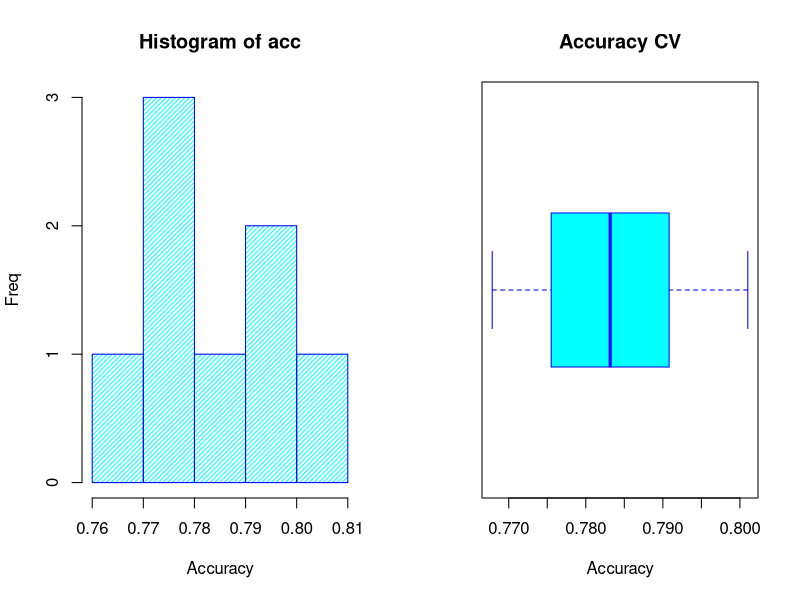
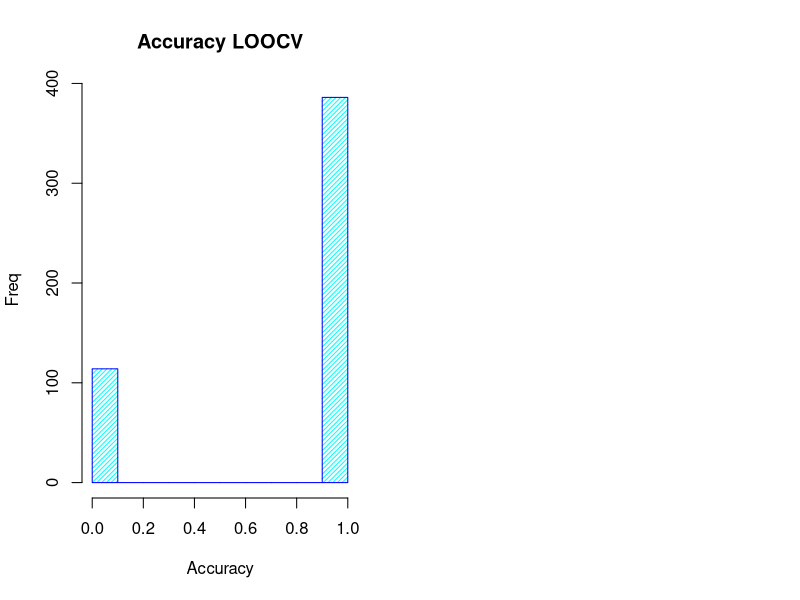

Generate these figures, in order, with R:
### Note: the data in PimaIndiansDiabetes changes each time it is run, so numbers in the comments may not be correct. ###
library(mlbench)
data(PimaIndiansDiabetes)
data<-data.frame(PimaIndiansDiabetes)
final<-data[sample(nrow(data), 500), ]

final$diabetes<-final$diabetes == "pos" 
# want the columns to be numeric
final$pregnant<-as.numeric(final$pregnant)
final$glucose<-as.numeric(final$glucose)
final$pressure<-as.numeric(final$pressure)
final$triceps<-as.numeric(final$triceps)
final$insulin<-as.numeric(final$insulin)
final$mass<-as.numeric(final$mass)
final$pedigree<-as.numeric(final$pedigree)
final$age<-as.numeric(final$age)


log_m<-glm(diabetes~.,family=binomial(logit),data=final)
summary(log_m)
#Based on summary of log_m model, the covariates pregnant, glucose,
#mass, and pedigree are significant at alpha = 0.05 as their
#p-value is less than the 0.05 alpha value with glucose with the lowest p-value.
#Thus, they are significant for odds of diabetes at alpha = 0.05.

exp(log_m$coefficients) #e^(Beta) = ODDS
#Pregnant covariate: For 1 unit increase in the pregnant covariate
#the odds of being diabetic increases by 1.1065.
#Pressure covariate: For 1 unit increase in the glucose covariate
#the odds of being diabetic increases by 0.9891 (9.891028e-01). This 
#odds is very close to 1, so we can conclude that pressure and odds of
#being diabetic are independent.


library(MASS)
stepAIC(log_m, direction="both")
summary(log_m)
#Insulin and triceps were removed from the model, as they had highly 
#insignificant p-values at the alpha = 0.05 level as shown in the 
#summary(log_m) command.
fitted_log_m<-glm(formula = diabetes ~ pregnant + glucose + pressure + mass + 
      pedigree + age, family = binomial(logit), data = final)


#Logistic regression was used for modelling the probability
#of diabetes among these individuals, because we wanted the response
#to be categorical and were interested in a response that is 
#diabetes or not diabetes. Thus, forcing the diabetes response to be 
#binary from the original "neg" or "pos" response.


##install.packages("caret")
library(caret)
k<-8
acc <- NULL
set.seed(123)
for(i in 1:k){
  Train <- createDataPartition(final$diabetes, p=0.75, list=FALSE)
  training <- data[ Train, ]
  testing <- data[ -Train, ]
  log_m1<-glm(formula = diabetes ~ pregnant + glucose + pressure + mass + 
            +       pedigree + age, family = binomial(logit), data = training)
  pred<-predict(log_m1, newdata=testing,type="response")
  results <- ifelse(pred > 0.5,1,0)
  testing$diabetes<- testing$diabetes == "pos"
  answers <- testing$diabetes
  misClasificError <- mean(answers != results)
  acc[i]=1-misClasificError
}
mean(acc)
#[1] 0.7907125
par(mfcol=c(1,2))
# Histogram of accuracy
hist(acc,xlab='Accuracy',ylab='Freq',
     col='cyan',border='blue',density=30)
# Boxplot of accuracy
boxplot(acc,col='cyan',border='blue',horizontal=T,xlab='Accuracy',
        main='Accuracy CV')
##From k-fold cross-validation, our model has 79.07% accuracy which 
##is further shown through the boxplot and histogram.


#Leave one out cross validation
a1 <-NULL
x<-final[sample(1:nrow(final)),]
set.seed(123)
for(i in 1:nrow(x))
{
  # Train-test splitting
  # 149 samples -> fitting
  # 1 sample -> testing
  train <- x[-i,]
  test <- x[i,]
  
  # Fitting
  log_m2<-glm(formula = diabetes ~ pregnant + glucose + pressure + mass + 
                +       pedigree + age, family = binomial(logit), data = train)
 
  # Predict results
  pred1 <- predict(log_m2,newdata=test,type="response")
  
  # If prob > 0.5 then 1, else 0
  results1 <- ifelse(pred1 > 0.5,1,0)
  
  # Actual answers
  answers1 <- test$diabetes
  
  # Calculate accuracy
  # Calculate accuracy
  misClasificError1 <- mean(answers1 != results1)
  a1[i] <- 1-misClasificError1
  
  # Collecting results
  a1[i] <- 1-misClasificError1
}

# Average accuracy of the model
mean(a1)
#[1] 0.752
hist(a1,xlab='Accuracy',ylab='Freq',main='Accuracy LOOCV',
     col='cyan',border='blue',density=30)
##From leave one out cross-validation, our model has 75.2% accuracy.
##Thus, with our model having 500 observarions and the K-fold cross-validation
##having a higher accuracy, the k-fold cross-validation is preferred here.



final$diabetes<-as.numeric(final$diabetes)
#testing for normality
shapiro.test(final$diabetes)
shapiro.test(final$mass)
shapiro.test(final$pressure)
#All these variables, have highly significant p-values,
#thus, we reject the null hypothesis of normality and can
#conclude that they are not normal.
cor.test(final$pressure,final$mass, method = "spearman")
#Based on the p-value of 8.708e-12, we reject the null hypothesis 
#and conclude that there is a strong positive association between pressure and BMI (mass).

#testing if variances are equal
var.test(final$mass~final$diabetes)
#the variances are equal as the p-value is insignificant and the confidence 
#interval includes 1.
t.test(final$mass~final$diabetes,var.equal=TRUE)
#Null hypothesis: There is no significant difference in the average BMI 
#between the two groups (diabetes positive and negative), true difference in means 
#is equal to 0 (mu1 = mu2).
#Alternative hypothesis: There is a significant difference in the average BMI 
#between the two groups (diabetes positive and negative), true difference in means 
#is not equal to 0 (mu1 != mu2).
##The p-value is 1.262e-07, thus, we reject the null hypothesis. 
##We can conclude that there is a significant difference in the average BMI 
#between the two groups (diabetes positive and negative).


sumdiab = sum(final$diabetes)
sumdiab
